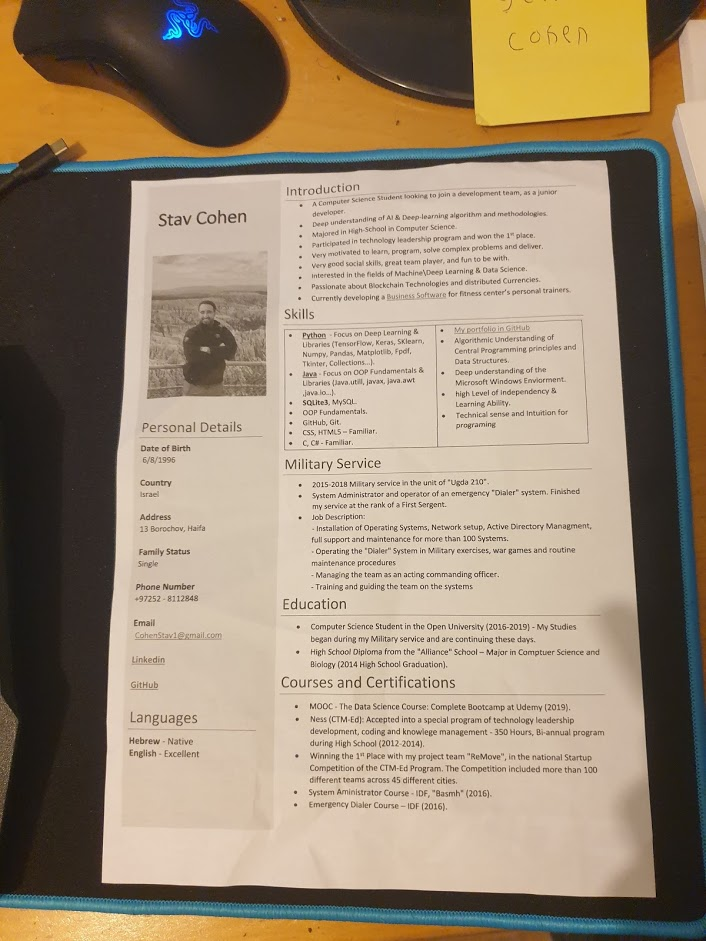
#> input picture Resume.jpg, 706 x 941 px
$ python Main.py
#> lines starting #> are read from the running program, lines starting #| are printed output that depends on the picture; after the words box and inside, x2 and y2 are one past the last pixel; in counts of white or black regions, pixels touching at a corner belong together
### transform.py
import numpy as np
import cv2

def points(pts):
    #will hold the points in order top-left, top-right, bottom-left,bottom-right
    rect=np.zeros((4,2), dtype='float32')

    s=pts.sum(axis=1)
    rect[0]=pts[np.argmin(s)]
    rect[3]=pts[np.argmax(s)]

    diff = np.diff(pts, axis=1)
    rect[1] = pts[np.argmin(diff)]
    rect[2] = pts[np.argmax(diff)]

    return rect


def four_points_transform(image,pts):
    rect=points(pts)

    (top_left,top_right,bottom_left,bottom_right)=rect
    #calculate the ecu-distance between top and bot to get the max width of the object
    width_top=np.sqrt(((top_right[0]-top_left[0])**2)+((top_right[1]-top_left[1])**2))
    width_bot=np.sqrt(((bottom_right[0]-bottom_left[0])**2)+((bottom_right[1]-bottom_left[1])**2))
    max_width=max(int(width_top),int(width_bot))

    height_top = np.sqrt(((top_right[0] - bottom_right[0]) ** 2) + ((top_right[1] - bottom_right[1]) ** 2))
    height_bot = np.sqrt(((top_left[0] - bottom_left[0]) ** 2) + ((top_left[1] - bottom_left[1]) ** 2))
    max_height= max(int(height_top), int(height_bot))

    object_dim=np.array([
        [0,0],[max_width-1,0],
        [0,max_height-1],[max_width-1,max_height-1]]
        ,dtype='float32')

    matrix=cv2.getPerspectiveTransform(rect,object_dim)
    pic=cv2.warpPerspective(image,matrix,(max_width,max_height))

    return pic

### Main.py
import numpy as np
import cv2
import imutils
from transform import *
from skimage.filters import threshold_local


def main():

    image=cv2.imread('Resume.jpg')
#> image is the input picture: shape (941, 706, 3); mean B, G, R 114.8, 137, 154.1

    ratio=image.shape[0]/500.0
#> ratio = 1.88
    orignal=image.copy()
    image=imutils.resize(image,height=500)
#> image: shape (500, 375, 3)

    gray = cv2.cvtColor(image, cv2.COLOR_BGR2GRAY)
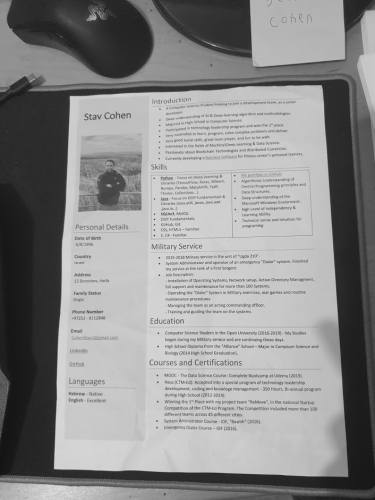
#> gray: shape (500, 375); min 19, max 225, mean 139.6
    gray = cv2.GaussianBlur(gray, (5,5), 0)
    edged = cv2.Canny(gray, 75, 200)
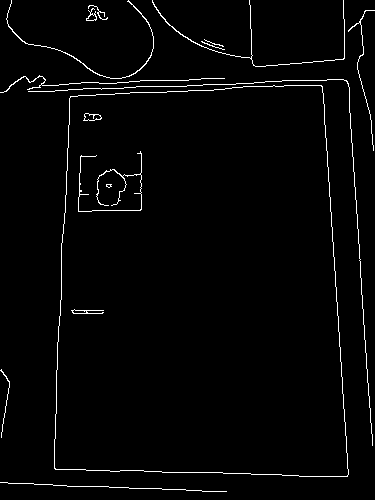
#> edged: shape (500, 375); 2.2% white in thin lines or dots


    cv2.imshow("Image", image)
    cv2.imshow("Edged", edged)
    cv2.waitKey(0)

    cnts=cv2.findContours(edged,cv2.RETR_LIST,cv2.CHAIN_APPROX_SIMPLE)
#> cnts = 21 contours, 9 with area under 20; largest, box (x1, y1, x2, y2) and area: (54, 85, 349, 477) 104862, (54, 85, 349, 477) 104858, (83, 113, 102, 121) 94, (84, 113, 102, 121) 86, (6, 0, 154, 79) 76
    cnts=imutils.grab_contours(cnts)
    cnts=sorted(cnts,key=cv2.contourArea,reverse=True)[:5]
#> cnts = 5 contours; box (x1, y1, x2, y2) and area: (54, 85, 349, 477) 104862, (54, 85, 349, 477) 104858, (83, 113, 102, 121) 94, (84, 113, 102, 121) 86, (6, 0, 154, 79) 76


    for c in cnts:
        preimeter=cv2.arcLength(c,True)
        approx=cv2.approxPolyDP(c,0.02*preimeter,True)
        print(len(approx))
        if len(approx)==4:
            document=approx
            break
#> this loop made 1 pass
#> (preimeter, document) on pass 1: (1334.8, [[321, 85], [70, 96], [55, 469], [347, 476]])
#| 4

    print("STEP 2: Find contours of paper")
    cv2.drawContours(image, [document], -1, (0, 255, 0), 2)
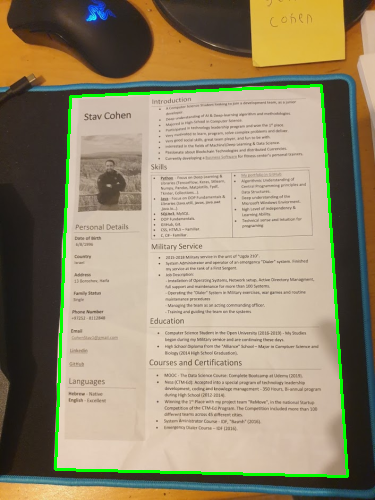
#> image: shape (500, 375, 3); mean B, G, R 112, 139.2, 150.6
    cv2.imshow("Outline", image)
    cv2.waitKey(0)

    pic=four_points_transform(orignal,document.reshape(4,2)*ratio)
#> in points, `s=pts.sum(axis=1)`: s = [764.1, 312.4, 986.2, 1548.9]
#> in points, `diff = np.diff(pts, axis=1)`: diff = [-444.2, 48.93, 779.1, 242.8]
#> in four_points_transform, `rect=points(pts)`: rect = [[131.7, 180.7], [604.1, 160], [103.5, 882.7], [653.1, 895.8]]
#> in four_points_transform, `(top_left,top_right,bottom_left,bottom_right)=rect`: top_left = [131.7, 180.7]; top_right = [604.1, 160]; bottom_left = [103.5, 882.7]; bottom_right = [653.1, 895.8]
#> in four_points_transform, `width_top=np.sqrt(((top_right[0]-top_left[0])**2)+((top_right[1]-top_l..`: width_top = 472.8
#> in four_points_transform, `width_bot=np.sqrt(((bottom_right[0]-bottom_left[0])**2)+((bottom_right..`: width_bot = 549.7
#> in four_points_transform, `max_width=max(int(width_top),int(width_bot))`: max_width = 549
#> in four_points_transform, `height_top = np.sqrt(((top_right[0] - bottom_right[0]) ** 2) + ((top_r..`: height_top = 737.5
#> in four_points_transform, `height_bot = np.sqrt(((top_left[0] - bottom_left[0]) ** 2) + ((top_lef..`: height_bot = 702.6
#> in four_points_transform, `max_height= max(int(height_top), int(height_bot))`: max_height = 737
#> in four_points_transform, `object_dim=np.array([ [0,0],[max_width-1,0], [0,max_height-1],[max_wid..`: object_dim = [[0, 0], [548, 0], [0, 736], [548, 736]]
#> in four_points_transform, `matrix=cv2.getPerspectiveTransform(rect,object_dim)`: matrix = [[1.29, 0.0517, -178.8], [0.0564, 1.29, -240.1], [0.000113, 0.000243, 1]]
#> in four_points_transform, `pic=cv2.warpPerspective(image,matrix,(max_width,max_height))`:
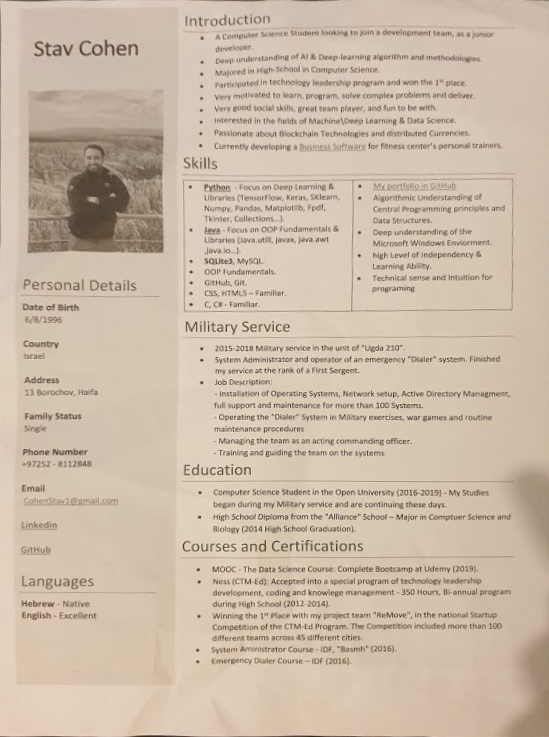
#> pic: shape (737, 549, 3); mean B, G, R 167.8, 186.6, 204.3

    pic = cv2.cvtColor(pic, cv2.COLOR_BGR2GRAY)
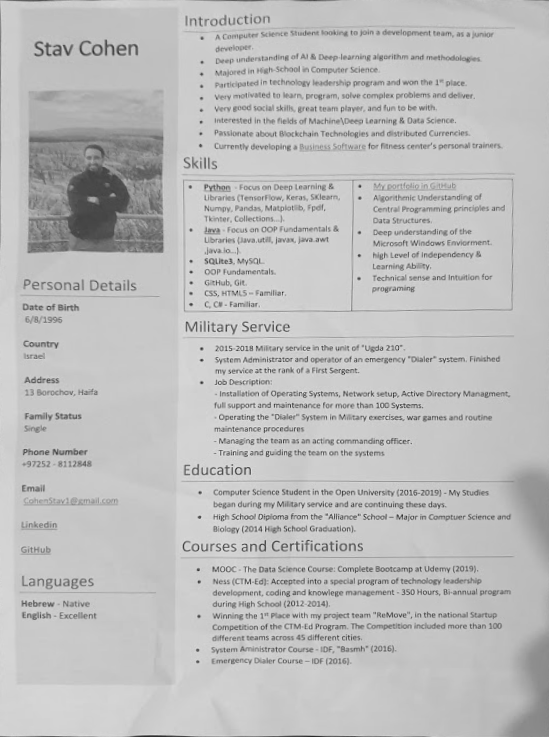
#> pic: shape (737, 549); min 35, max 233, mean 189.7
    pic=cv2.adaptiveThreshold(pic,255,cv2.ADAPTIVE_THRESH_GAUSSIAN_C,cv2.THRESH_BINARY,11,10)
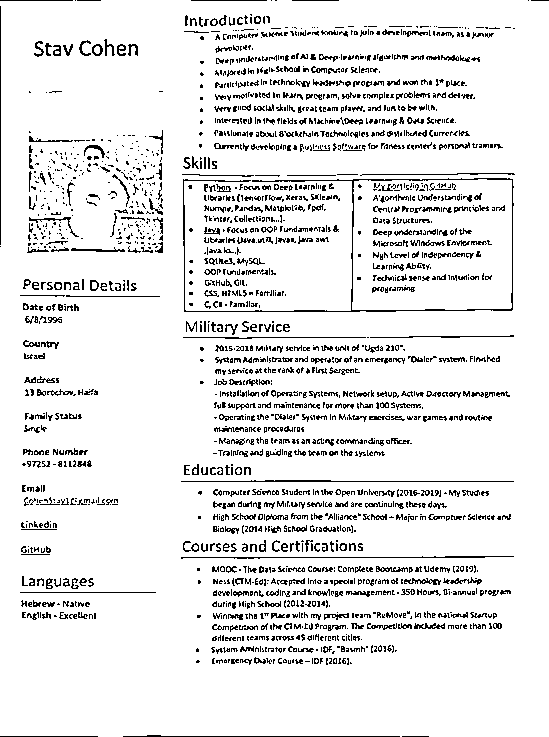
#> pic: shape (737, 549); 90.9% white; black in thin lines or dots


    print("STEP 3: Apply perspective transform")
    cv2.imshow("Original", imutils.resize(orignal, height=650))
    cv2.imshow("Scanned", imutils.resize(pic, height=650))
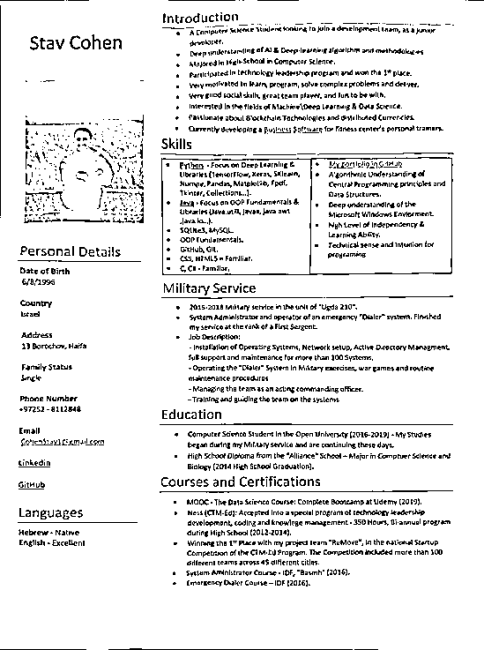
#> window 'Scanned': shape (650, 484); min 0, max 255, mean 231.7
    cv2.waitKey(0)


if __name__ == '__main__':
    main()
